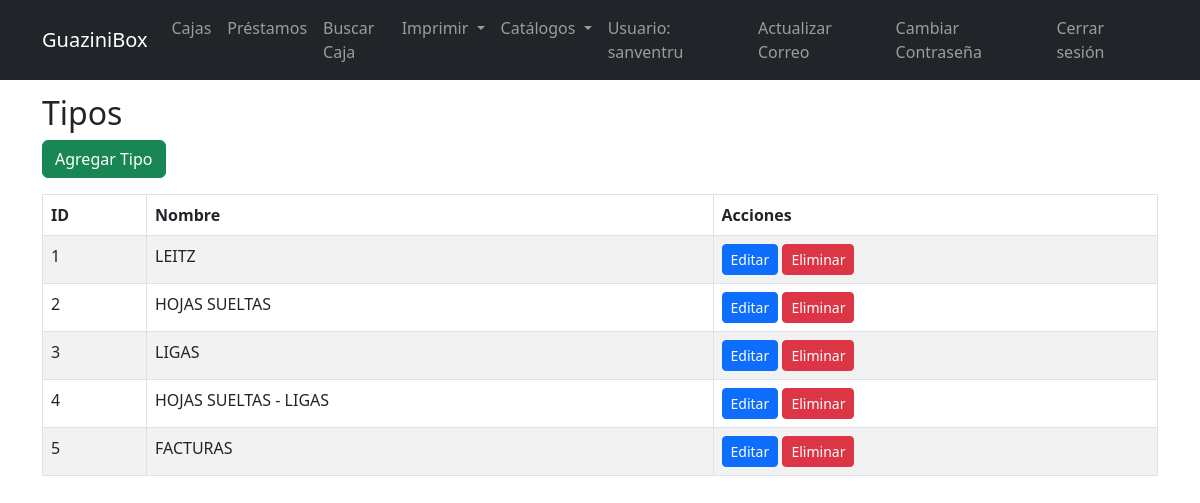
Page /tipos (signed in) on the committed database.
### tables this page shows
CREATE TABLE "users" (
            id INTEGER PRIMARY KEY AUTOINCREMENT,
            username TEXT UNIQUE NOT NULL,
            password TEXT NOT NULL,
            email TEXT UNIQUE,
            reset_token TEXT,
            token_expiry TIMESTAMP
        );

CREATE TABLE tipos (
            id INTEGER PRIMARY KEY AUTOINCREMENT,
            nombre TEXT NOT NULL
        );

### app.py (the view)
@app.route("/tipos")
@login_required
def tipos():
    ts = get_tipos()
    return render_template("tipos.html", tipos=ts)

### app.py (called while the page is built)
def get_db_connection():
    conn = sqlite3.connect("archivo.db")
    conn.row_factory = sqlite3.Row
    return conn

def get_user_by_id(user_id):
    conn = get_db_connection()
    user = conn.execute("SELECT * FROM users WHERE id = ?", (user_id,)).fetchone()
    conn.close()
    if not user:
        return None
    return User(user["id"], user["username"], user["password"],
               user["email"] if "email" in user.keys() else None,
               user["reset_token"] if "reset_token" in user.keys() else None,
               user["token_expiry"] if "token_expiry" in user.keys() else None)

@login_manager.user_loader
def load_user(user_id):
    return get_user_by_id(user_id)

def get_tipos():
    conn = get_db_connection()
    ts = conn.execute("SELECT * FROM tipos").fetchall()
    conn.close()
    return ts

### templates/tipos.html (shortened to what this page needs)
{% extends "base.html" %}
{% block content %}
<h2>Tipos</h2>
<a href="{{ url_for('add_tipo') }}" class="btn btn-success mb-3">Agregar Tipo</a>
<table class="table table-bordered table-striped">
  <thead>
    <tr>
      <th>ID</th>
      <th>Nombre</th>
      <th>Acciones</th>
    </tr>
  </thead>
  <tbody>
    {% for tipo in tipos %}
    <tr>
      <td>{{ tipo.id }}</td>
      <td>{{ tipo.nombre }}</td>
      <td>
        <a href="{{ url_for('edit_tipo', tipo_id=tipo.id) }}" class="btn btn-primary btn-sm">Editar</a>
        <form action="{{ url_for('delete_tipo', tipo_id=tipo.id) }}" method="POST" style="display:inline-block;" onsubmit="return confirm('¿Estás seguro de eliminar este tipo?');">
          <button type="submit" class="btn btn-danger btn-sm">Eliminar</button>
        </form>
      </td>
    </tr>
    {% endfor %}
  </tbody>
</table>
{% endblock %}

### templates/base.html (shortened to what this page needs)
<!DOCTYPE html>
<html lang="es">
<head>
  <link href="https://cdn.jsdelivr.net/npm/bootstrap@5.3.0/dist/css/bootstrap.min.css" rel="stylesheet">
</head>
<body>
  <nav class="navbar navbar-expand-lg navbar-dark bg-dark fixed-top">
    <div class="container">
      <a class="navbar-brand" href="{{ url_for('index') }}">GuaziniBox</a>
      {% if current_user.is_authenticated %}
      <div class="collapse navbar-collapse" id="navbarNav">
        <ul class="navbar-nav me-auto">
          <li class="nav-item"><a class="nav-link" href="{{ url_for('cajas') }}">Cajas</a></li>
          <li class="nav-item"><a class="nav-link" href="{{ url_for('prestamos') }}">Préstamos</a></li>
          <li class="nav-item"><a class="nav-link" href="{{ url_for('search_caja') }}">Buscar Caja</a></li>
          <li class="nav-item dropdown">
            <a class="nav-link dropdown-toggle" href="#" id="imprimirDropdown" role="button" data-bs-toggle="dropdown" aria-expanded="false">
              Imprimir
            </a>
          </li>
          <li class="nav-item dropdown">
            <a class="nav-link dropdown-toggle" href="#" id="catalogosDropdown" role="button" data-bs-toggle="dropdown" aria-expanded="false">
              Catálogos
            </a>
          </li>
        </ul>
        <ul class="navbar-nav">
          <li class="nav-item"><span class="nav-link">Usuario: {{ current_user.username }}</span></li>
          <li class="nav-item"><a class="nav-link" href="{{ url_for('update_email') }}">Actualizar Correo</a></li>
          <li class="nav-item"><a class="nav-link" href="{{ url_for('cambiar_clave') }}">Cambiar Contraseña</a></li>
          <li class="nav-item"><a class="nav-link" href="{{ url_for('logout') }}">Cerrar sesión</a></li>
        </ul>
      </div>
      {% else %}
      <ul class="navbar-nav ms-auto">
        <li class="nav-item"><a class="nav-link" href="{{ url_for('login') }}">Iniciar Sesión</a></li>
        <li class="nav-item"><a class="nav-link" href="{{ url_for('register') }}">Registrarse</a></li>
      </ul>
      {% endif %}
    </div>
  </nav>
  <div class="container mt-4">
    {% block content %}{% endblock %}
  </div>
</body>
</html>

### templates/base.html (style rules this page uses)
body { padding-top: 70px; }

### rows in the picture
users: username "sanventru"
tipos: id "1", nombre "LEITZ"
tipos: id "2", nombre "HOJAS SUELTAS"
tipos: id "3", nombre "LIGAS"
tipos: id "4", nombre "HOJAS SUELTAS - LIGAS"
tipos: id "5", nombre "FACTURAS"
